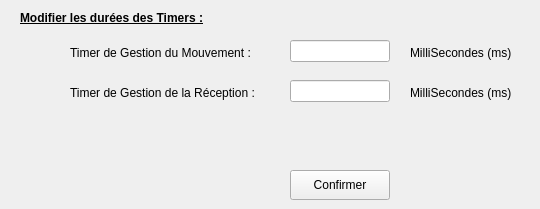
      <widget class="QWidget" name="tbGestionTimer">
       <attribute name="title">
        <string>Gestion des timers...</string>
       </attribute>
       <widget class="QLineEdit" name="lEditTimerRecep">
        <property name="geometry">
         <rect>
          <x>290</x>
          <y>80</y>
          <width>100</width>
          <height>22</height>
         </rect>
        </property>
       </widget>
       <widget class="QLabel" name="label_110">
        <property name="geometry">
         <rect>
          <x>410</x>
          <y>85</y>
          <width>121</width>
          <height>16</height>
         </rect>
        </property>
        <property name="text">
         <string>MilliSecondes (ms)</string>
        </property>
       </widget>
       <widget class="QLabel" name="label_98">
        <property name="geometry">
         <rect>
          <x>410</x>
          <y>45</y>
          <width>121</width>
          <height>16</height>
         </rect>
        </property>
        <property name="text">
         <string>MilliSecondes (ms)</string>
        </property>
       </widget>
       <widget class="QLabel" name="label_91">
        <property name="geometry">
         <rect>
          <x>70</x>
          <y>45</y>
          <width>211</width>
          <height>16</height>
         </rect>
        </property>
        <property name="text">
         <string>Timer de Gestion du Mouvement :</string>
        </property>
       </widget>
       <widget class="QLabel" name="label_90">
        <property name="geometry">
         <rect>
          <x>20</x>
          <y>10</y>
          <width>241</width>
          <height>16</height>
         </rect>
        </property>
        <property name="font">
         <font>
          <weight>75</weight>
          <bold>true</bold>
          <underline>true</underline>
         </font>
        </property>
        <property name="text">
         <string>Modifier les durées des Timers :</string>
        </property>
       </widget>
       <widget class="QLabel" name="label_97">
        <property name="geometry">
         <rect>
          <x>70</x>
          <y>85</y>
          <width>221</width>
          <height>16</height>
         </rect>
        </property>
        <property name="text">
         <string>Timer de Gestion de la Réception :</string>
        </property>
       </widget>
       <widget class="QLineEdit" name="lEditTimerMouv">
        <property name="geometry">
         <rect>
          <x>290</x>
          <y>40</y>
          <width>100</width>
          <height>22</height>
         </rect>
        </property>
       </widget>
       <widget class="QPushButton" name="btOkTimer">
        <property name="geometry">
         <rect>
          <x>290</x>
          <y>170</y>
          <width>100</width>
          <height>30</height>
         </rect>
        </property>
        <property name="text">
         <string>Confirmer</string>
        </property>
        <property name="icon">
         <iconset>
          <normaloff>C:/Users/Tom/Documents/ECOLE/BTS_IRIS_2/SuPerL/LINUX/FONCTIONNEL_RV1/Projet_Config/ressources/bt_ok.png</normaloff>C:/Users/Tom/Documents/ECOLE/BTS_IRIS_2/SuPerL/LINUX/FONCTIONNEL_RV1/Projet_Config/ressources/bt_ok.png</iconset>
        </property>
       </widget>
      </widget>
